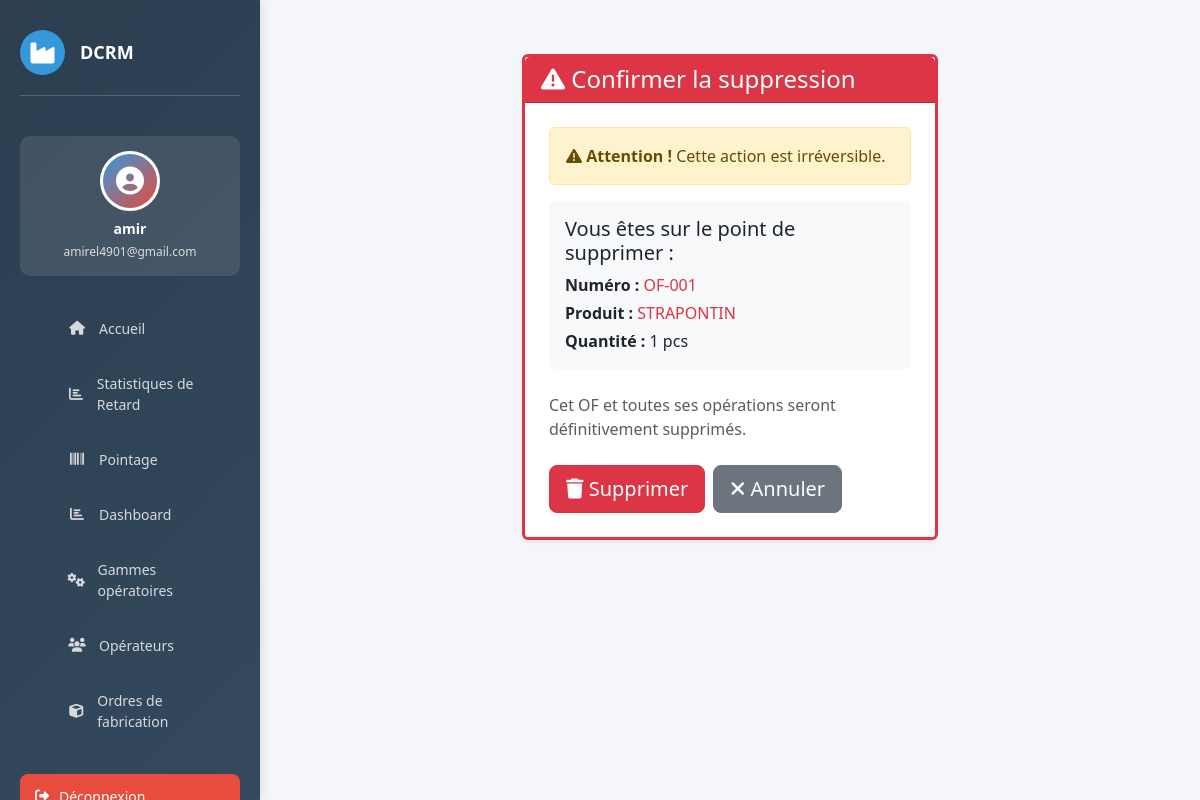
Screenshot of /of/3/supprimer/ (signed in) with the database file from the repository.
### website/models.py (models this page shows, shortened)
class OrdreFabrication(models.Model):
    numero   = models.CharField(max_length=50, unique=True)
    produit  = models.CharField(max_length=200)
    quantite = models.PositiveIntegerField(default=1)

### website/views.py (the view)
# urls.py: path('of/<int:id>/supprimer/', views.supprimer_of, name='supprimer_of'),
@login_required(login_url='home')
def supprimer_of(request, id):
    of = get_object_or_404(OrdreFabrication, id=id)
    if request.method == 'POST':
        numero = of.numero
        of.delete()
        messages.success(request, f"✅ OF {numero} supprimé!")
        return redirect('of_list')
    return render(request, 'of/of_confirm_delete.html', {'of': of})

### website/templates/of/of_confirm_delete.html (shortened to what this page needs)
{% extends 'base.html' %}
{% load static %}
{% block content %}
<div class="container mt-4">
    <div class="row">
        <div class="col-lg-6 mx-auto">
            <div class="card border-danger border-3 shadow-sm">
                <div class="card-header bg-danger text-white">
                    <h4 class="mb-0">
                        <i class="fas fa-exclamation-triangle"></i> Confirmer la suppression
                    </h4>
                </div>
                <div class="card-body p-4">
                    <div class="alert alert-warning" role="alert">
                        <i class="fas fa-warning"></i>
                        <strong>Attention !</strong> Cette action est irréversible.
                    </div>
                    <div class="bg-light p-3 rounded mb-4">
                        <h5>Vous êtes sur le point de supprimer :</h5>
                        <p class="mb-1">
                            <strong>Numéro :</strong> <span class="text-danger">{{ of.numero }}</span>
                        </p>
                        <p class="mb-1">
                            <strong>Produit :</strong> <span class="text-danger">{{ of.produit }}</span>
                        </p>
                        <p class="mb-0">
                            <strong>Quantité :</strong> {{ of.quantite }} pcs
                        </p>
                    </div>
                    <form method="POST">
                        <p class="text-muted mb-4">
                            Cet OF et toutes ses opérations seront définitivement supprimés.
                        </p>
                        <div class="d-flex gap-2">
                            <button type="submit" class="btn btn-danger btn-lg">
                                <i class="fas fa-trash"></i> Supprimer
                            </button>
                            <a href="{% url 'of_list' %}" class="btn btn-secondary btn-lg">
                                <i class="fas fa-times"></i> Annuler
                            </a>
                        </div>
                    </form>
                </div>
            </div>
        </div>
    </div>
</div>
{% endblock %}

### website/templates/base.html (shortened to what this page needs)
{% load static %}
<!DOCTYPE html>
<html lang="fr">
<head>
    <link href="https://cdn.jsdelivr.net/npm/bootstrap@5.3.0/dist/css/bootstrap.min.css" rel="stylesheet">
    <link rel="stylesheet" href="https://cdnjs.cloudflare.com/ajax/libs/font-awesome/6.4.0/css/all.min.css">
</head>
<body>
    {% if user.is_authenticated %}
    <aside class="sidebar">
        <div class="sidebar-header">
            <div class="logo">
                <i class="fas fa-industry"></i>
            </div>
            <h3>DCRM</h3>
        </div>
        <div class="user-profile">
            <div class="user-avatar">
                <i class="fas fa-user-circle"></i>
            </div>
            <h6>{{ user.first_name|default:user.username }}</h6>
            <p>{{ user.email }}</p>
        </div>
        <ul class="sidebar-menu">
            <li>
                <a href="{% url 'dashboard_home' %}">
                    <i class="fas fa-home"></i>
                    <span>Accueil</span>
                </a>
            </li>
             <li>
                <a href="{% url 'list_retard' %}">
                    <i class="fas fa-chart-bar"></i>
                    <span>Statistiques de Retard</span>
                </a>
            </li>
            <li>
                <a href="{% url 'pointage' %}">
                    <i class="fas fa-barcode"></i>
                    <span>Pointage</span>
                </a>
            </li>
            <li>
                <a href="{% url 'dashboard' %}">
                    <i class="fas fa-chart-bar"></i>
                    <span>Dashboard</span>
                </a>
            </li>
            <li>
                <a href="{% url 'gammes_list' %}">
                    <i class="fas fa-cogs"></i>
                    <span>Gammes opératoires</span>
                </a>
            </li>
            <li>
                <a href="{% url 'operateur_list' %}">
                    <i class="fas fa-users"></i>
                    <span>Opérateurs</span>
                </a>
            </li>
            <li>
                <a href="{% url 'of_list' %}">
                    <i class="fas fa-cube"></i>
                    <span>Ordres de fabrication</span>
                </a>
            </li>
        </ul>
        <a href="{% url 'logout' %}" class="logout-btn">
            <i class="fas fa-sign-out-alt"></i>
            <span>Déconnexion</span>
        </a>
    </aside>
    {% endif %}
    <div class="main-content">
        {% block content %}
        {% endblock %}
    </div>
</body>
</html>

### website/templates/base.html (style rules this page uses)
:root { --primary: #2c3e50; --secondary: #3498db; --danger: #e74c3c; --success: #27ae60; --warning: #f39c12; }
* { margin: 0; padding: 0; box-sizing: border-box; }
body { font-family: 'Segoe UI', Tahoma, Geneva, Verdana, sans-serif; background-color: #f5f6fa; }
.sidebar { position: fixed; top: 0; left: 0; height: 100vh; width: 260px; background: linear-gradient(135deg, var(--primary) 0%, #34495e 100%); color: white; padding: 30px 20px; overflow-y: auto; box-shadow: 2px 0 10px rgba(0,0,0,0.1); z-index: 1000; }
.sidebar-header { display: flex; align-items: center; gap: 15px; margin-bottom: 40px; padding-bottom: 20px; border-bottom: 1px solid rgba(255,255,255,0.2); }
.sidebar-header .logo { width: 45px; height: 45px; background: var(--secondary); border-radius: 50%; display: flex; align-items: center; justify-content: center; font-size: 24px; }
.sidebar-header h3 { font-size: 18px; font-weight: 700; margin: 0; }
.user-profile { background: rgba(255,255,255,0.1); padding: 15px; border-radius: 10px; margin-bottom: 30px; text-align: center; }
.user-avatar { width: 60px; height: 60px; background: linear-gradient(135deg, var(--secondary), var(--danger)); border-radius: 50%; margin: 0 auto 10px; display: flex; align-items: center; justify-content: center; font-size: 28px; border: 3px solid white; }
.user-profile h6 { margin: 10px 0 5px; font-weight: 600; font-size: 14px; }
.user-profile p { margin: 0; font-size: 12px; opacity: 0.8; }
.sidebar-menu { list-style: none; margin-bottom: 30px; }
.sidebar-menu li { margin-bottom: 10px; }
.sidebar-menu a { display: flex; align-items: center; gap: 12px; padding: 12px 15px; color: rgba(255,255,255,0.8); text-decoration: none; border-radius: 8px; transition: all 0.3s ease; font-size: 14px; }
.sidebar-menu i { width: 20px; text-align: center; }
.logout-btn { display: flex; align-items: center; gap: 10px; width: 100%; padding: 12px 15px; background: var(--danger); color: white; border: none; border-radius: 8px; cursor: pointer; font-size: 14px; transition: all 0.3s ease; text-align: left; }
.main-content { margin-left: 260px; padding: 30px; min-height: 100vh; }

### rows the page displays
OrdreFabrication: numero "OF-001", produit "STRAPONTIN", quantite "1"

### other values shown
{{ user.first_name|default:user.username }} "amir"
{{ user.email }} "amirel4901@gmail.com"
